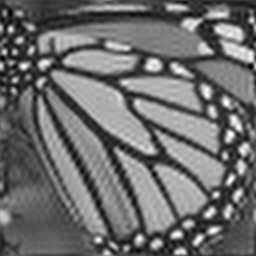
#> input picture upsampled.png, 256 x 256 px
$ jupyter execute method2.ipynb   (shell and % lines are left out)
#> lines starting #> are read from the running program, lines starting #| are printed output that depends on the picture; long printed decimals are rounded
Since using imshow function from cv2 was not working properly, I imported pyplot from matplotlib in order to check the image. Rest of the methods are exclusively from libraries numpy and cv2.

[cell 1]
import numpy as np
import cv2

from matplotlib import pyplot as plt

The following preprocessing is identical to method 1. <br>
Read and grayscale both images upsampled.png and HR.png. <br>
Resize the __image_gt__ and make __image_l__.<br>
Implement functions mse and PSNR. <br>
Compute PSNR for __image_h__. <br>

[cell 2]
image_h= cv2.imread('upsampled.png')
#> image_h is the input picture: shape (256, 256, 3); min 2, max 255, mean 109.2
image_h=cv2.cvtColor(image_h,cv2.COLOR_BGR2GRAY).astype(np.float32)
#> image_h: shape (256, 256) float32

image_gt=cv2.imread('HR.png')
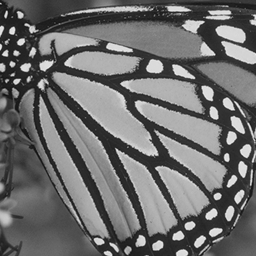
#> input picture HR.png, 256 x 256 px
#> image_gt is the input picture: shape (256, 256, 3); min 13, max 241, mean 109.2
image_gt=cv2.cvtColor(image_gt,cv2.COLOR_BGR2GRAY).astype(np.float32)
#> image_gt: shape (256, 256) float32

height, width=image_h.shape
#> height = 256; width = 256
image_l=cv2.resize(image_gt,(height//4,width//4))
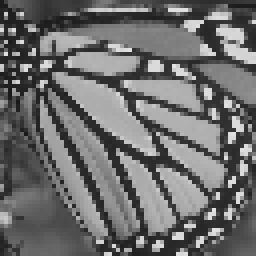
#> image_l: shape (64, 64) float32 (shown 4 times larger); min 25.5, max 226.2, mean 109.4

def mse(img):
    MSE=np.sum(np.square(image_gt-img))/(height*width)
#> MSE = 1028.4
    return MSE
def PSNR(img):
    psnr=10*np.log10(255*255/mse(img))
#> psnr = 18.01
    return psnr
print(PSNR(image_h))
#| 18.009

Compute the gradient and Laplacian of __image_l__. Then, show the Laplacian of the image.

[cell 3]
gamma=6
grad_image_l=np.linalg.norm(np.abs(cv2.Sobel(image_h,-1,1,0))+np.abs(cv2.Sobel(image_h,-1,0,1)))+1e-10
#> grad_image_l = 42939.5
laplacian_image_l=cv2.Laplacian(image_h,-1)
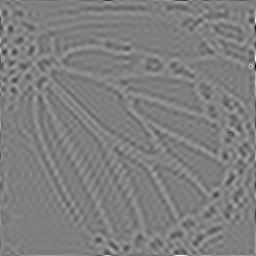
#> laplacian_image_l: shape (256, 256) float32; min -117, max 118, mean 0; drawn with min black and max white

Subtract the gradient of __image_l__ and Laplacian, and obtain sharp edge image by clipping.

[cell 4]
sharp_edge=grad_image_l-np.linalg.norm(laplacian_image_l)
#> sharp_edge = 40344.5
sharp_edge=np.clip(sharp_edge,a_min=0, a_max=1.0)
#> sharp_edge = 1
laplacian_image_T=gamma*laplacian_image_l*(sharp_edge/grad_image_l)

Gradient Descent with prior

[cell 5]
beta=0.0001
MAX_ITERATION=1000
lr=0.1

for i in range(MAX_ITERATION):
    image_T_=cv2.Laplacian(image_h,-1)
    image_d=cv2.resize(image_h,(height//4, width//4))
    grad=cv2.resize(image_d-image_l,(height,width))-beta*(image_T_-laplacian_image_T)
    image_h=image_h-np.dot(lr,grad)
#> this loop made 1000 passes
#> pass 1, `image_d=cv2.resize(image_h,(height//4, width//4))`:
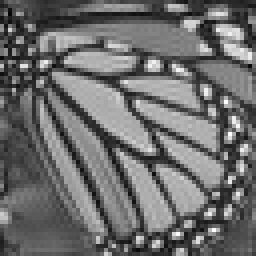
#> image_d: shape (64, 64) float32 (shown 4 times larger); min 4.75, max 255, mean 109.3
#> pass 1, `grad=cv2.resize(image_d-image_l,(height,width))-beta*(image_T_-laplaci..`:
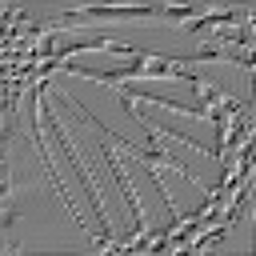
#> grad: shape (256, 256) float32; min -112.2, max 117.7, mean -0.1; drawn with min black and max white
#> after the loop:
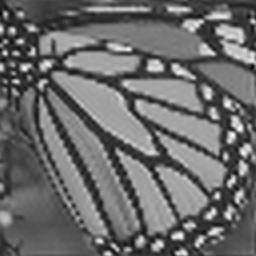
#> image_h: shape (256, 256) float64; min -17.52, max 283.4, mean 109.4; drawn with min black and max white
#     loss=np.square(image_l-image_d)+beta*(np.square(grad-))

cv2.imwrite('super-resolution-method2.png',image_h)
print(PSNR(image_h))
#| 20.711
